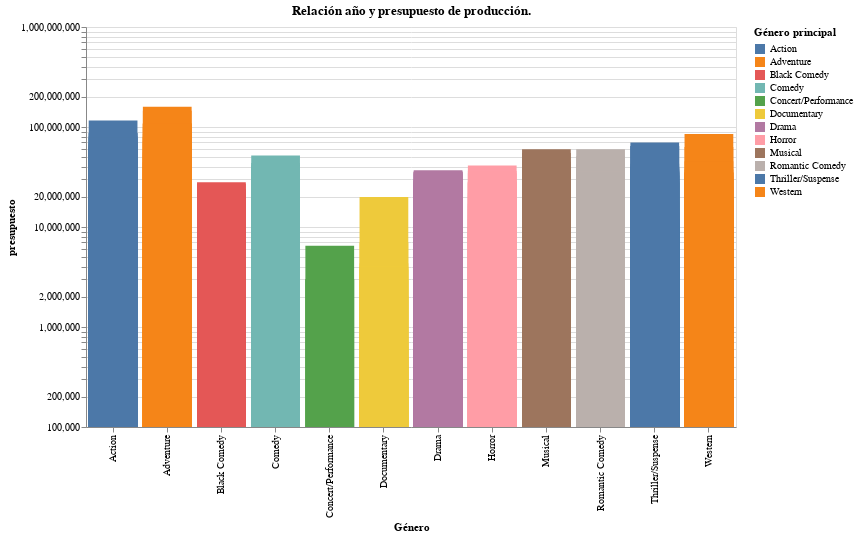

Notebook source saved alongside this figure:
### Markdown cell above
## a) Utilizando la biblioteca `altair` diseñe un gráfico de barras que permita visualizar el promedio del presupuesto invertido por genero cinematográfico e interpreta los resultados.

### Code cell
alt.Chart(movies,
                 title = "Relación año y presupuesto de producción."
                 ).mark_bar(point = { "size": 80},
                             strokeWidth = 5,
                             color = "#c67ace").encode(
    x = alt.X('Major_Genre', title = "Género"),
    y = alt.Y('mean(Production_Budget):Q', 
              title = "presupuesto",
              scale = alt.Scale(zero = False, type = "log")),
    color = alt.Color('Major_Genre', 
                      legend = alt.Legend(title = "Género principal")),
    tooltip = ['year(Release_Date):T',
               'min(Production_Budget):Q',
               'mean(Production_Budget):Q',
               'median(Production_Budget):Q',
               'max(Production_Budget):Q']).properties(width=650, height=400
    ).interactive()

### Figure 1 — Vega-Lite specification as saved in the notebook (floating-point values rounded to 4 significant figures; data arrays with more than 128 entries replaced by an {"elided": "..."} marker saying what was removed)
{"config": {"view": {"continuousWidth": 400, "continuousHeight": 300}}, "data": {"name": "data-7ceb68dbb3122f1f6489748ab389ed20"}, "mark": {"type": "bar", "color": "#c67ace", "point": {"size": 80}, "strokeWidth": 5}, "encoding": {"color": {"type": "nominal", "field": "Major_Genre", "legend": {"title": "Género principal"}}, "tooltip": [{"type": "temporal", "field": "Release_Date", "timeUnit": "year"}, {"type": "quantitative", "aggregate": "min", "field": "Production_Budget"}, {"type": "quantitative", "aggregate": "mean", "field": "Production_Budget"}, {"type": "quantitative", "aggregate": "median", "field": "Production_Budget"}, {"type": "quantitative", "aggregate": "max", "field": "Production_Budget"}], "x": {"type": "nominal", "field": "Major_Genre", "title": "Género"}, "y": {"type": "quantitative", "aggregate": "mean", "field": "Production_Budget", "scale": {"type": "log", "zero": false}, "title": "presupuesto"}}, "height": 400, "selection": {"selector003": {"type": "interval", "bind": "scales", "encodings": ["x", "y"]}}, "title": "Relación año y presupuesto de producción.", "width": 650, "$schema": "https://vega.github.io/schema/vega-lite/v4.8.1.json", "datasets": {"data-7ceb68dbb3122f1f6489748ab389ed20": {"elided": "2186 records"}}}
